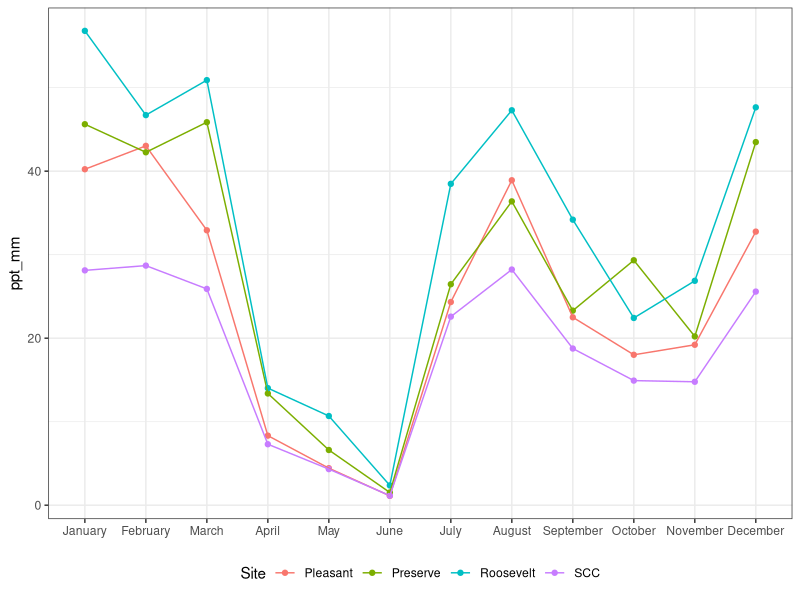
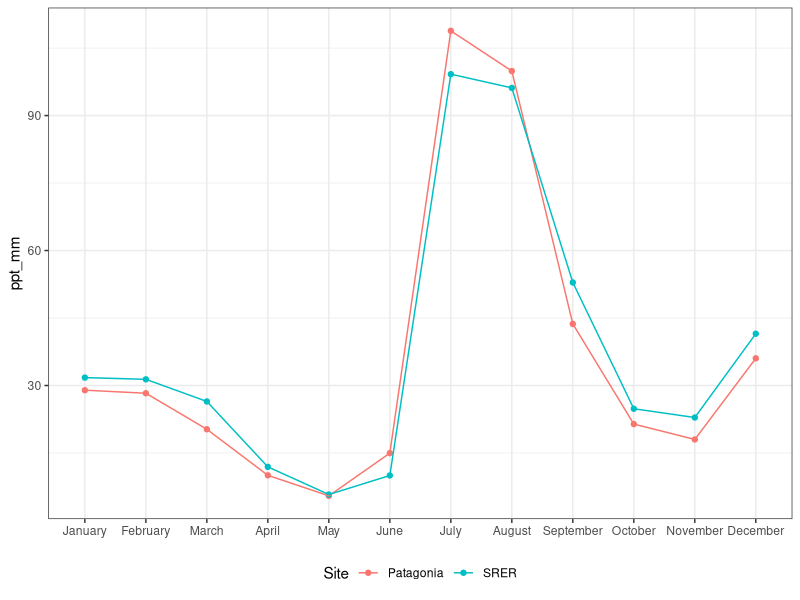
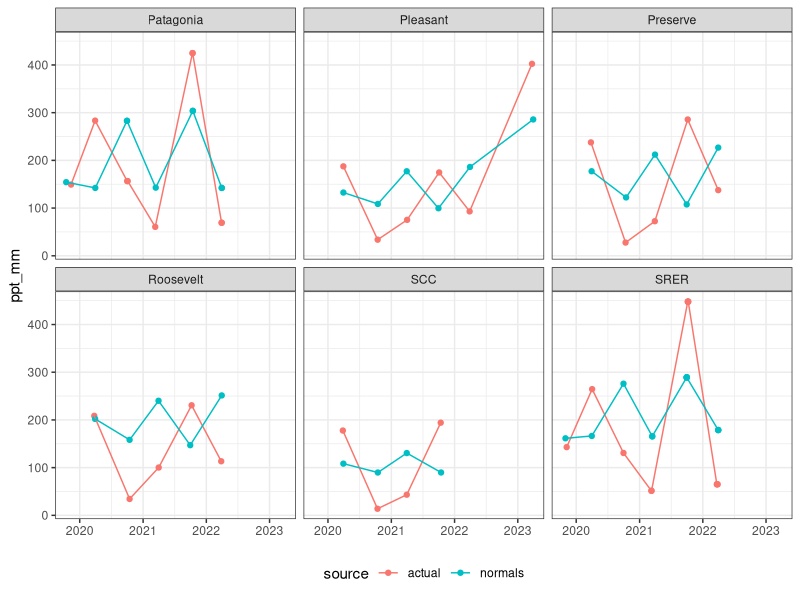
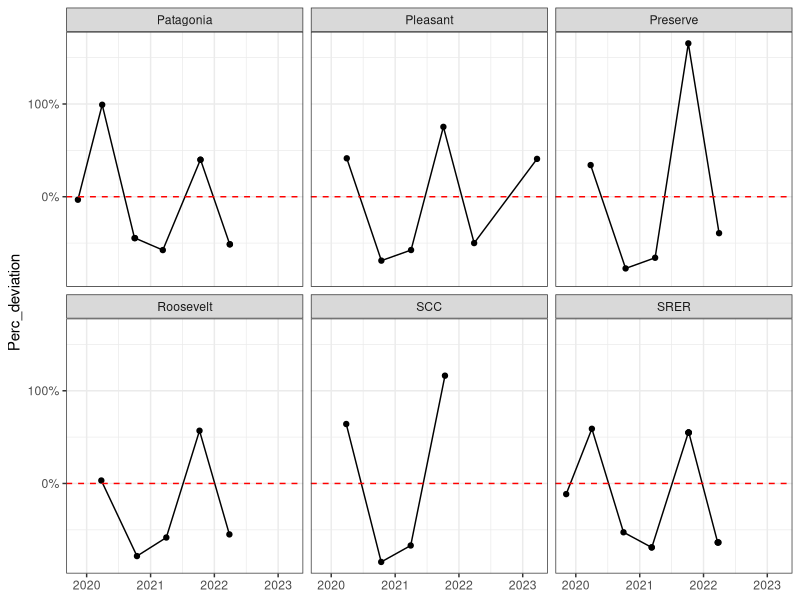
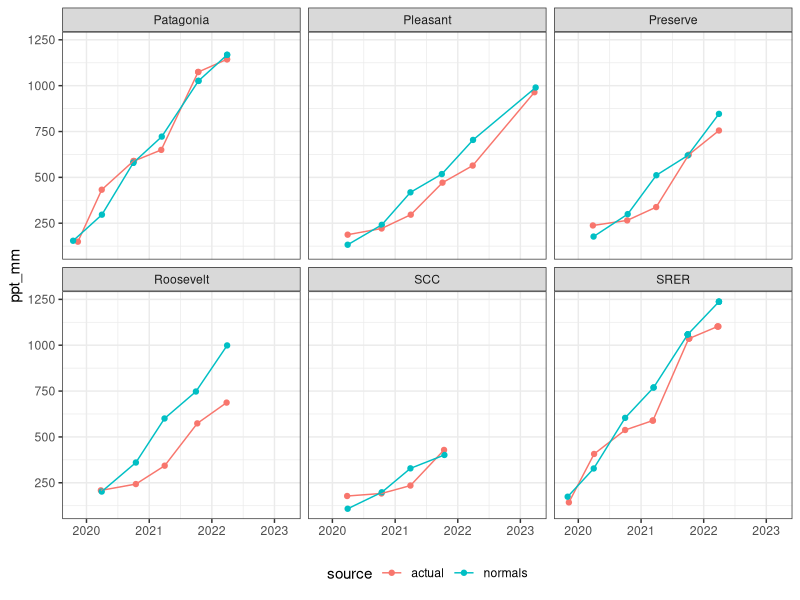
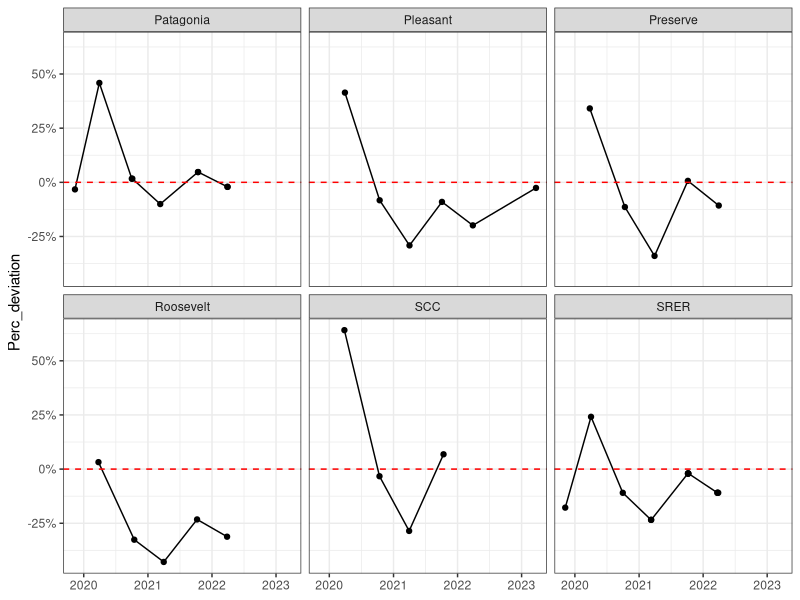

Source code (R) for these figures, in order: (Note: this script raises an error after producing the figures.)
# Created: 2025-01-31
# Last updated: 2025-01-31

# Purpose: Explore precip trends. Compare actual precip values (from PRISM daily values, see 03.1.R)
#   with 30-year normals. Actual precip is recorded as either cumulative precip
#   since seeding, or cumulative precip since the previous monitoring event. Because the time
#   interval between monitoring events and seeding differs by site, and because normals are
#   site- and and month-specific, each site must be dealt with on an individual basis 
#   to determine which normals months should be included for a (roughly equal) comparison.

# Normals must be "rounded" to the start of the month, the end of the month,
#   or mid-month, because normals are reported as annual or monthly. Hence, while the actual 
#   precip experienced is defined to the day, comparable normals are defined to the
#   half month. This also assumes that an even amount of rain falls in the first and
#   second half of the month. See 03.2.xlsx README tab for more explanation.


library(tidyverse)
library(readxl)
library(scales)

# Load data ---------------------------------------------------------------

ppt <- read_csv("Sonoran-data/cleaned/03.1_monitoring-events-with-PRISM-climate-data_clean.csv")
month.normal <- read_csv("Sonoran-data/cleaned/03.1_PRISM-month-normals-all-sites_clean.csv")
daily <- read_csv("Sonoran-data/cleaned/03.1_PRISM-daily-all-sites_clean.csv")
normals.since.raw <- read_xlsx("Sonoran-data/data-wrangling-intermediate/03.2_months-to-include-for-precip-normals-comparison.xlsx",
                               sheet = "since_last")
normals.cum.raw <- read_xlsx("Sonoran-data/data-wrangling-intermediate/03.2_months-to-include-for-precip-normals-comparison.xlsx",
                             sheet = "cum")



# Explore monthly normals -------------------------------------------------

# Order months
month.normal.graph <- month.normal %>% 
  filter(Date != "Annual") %>% 
  mutate(Date = factor(Date, levels = c("January", "February", "March", "April", "May",
                                        "June", "July", "August", "September", "October",
                                        "November", "December")))

# Sonoran Central
#   Bimodal: July-Sept, Dec-March (summer and winter rains roughly equal)
month.normal.graph %>% 
  filter(Region == "Sonoran Central") %>% 
  ggplot(aes(x = Date, y = ppt_mm, color = Site, group = Site)) +
  geom_point() +
  geom_line() +
  xlab(NULL) +
  theme_bw() +
  theme(legend.position = "bottom")

# Sonoran SE
#   Slightly bimodal: most rain July-Sept, some rain Dec-March
month.normal.graph %>% 
  filter(Region == "Sonoran SE") %>% 
  ggplot(aes(x = Date, y = ppt_mm, color = Site, group = Site)) +
  geom_point() +
  geom_line() +
  xlab(NULL) +
  theme_bw() +
  theme(legend.position = "bottom")



# Precip since last monitoring event --------------------------------------

## Since_last data wrangling -----------------------------------------------

# pivot_longer() and convert NAs to 0 (blank cells are 0)
normals.since <- normals.since.raw %>% 
  select(-Seed_month_estimate, -Monitor_month_estimate) %>% 
  pivot_longer(cols = c("Annual", "January", "February", "March", "April", "May",
                        "June", "July", "August", "September", "October",
                        "November", "December"),
               names_to = "Date",
               values_to = "include") 
normals.since$include[is.na(normals.since$include)] <- 0

# Add normals values
normals.since <- normals.since %>% 
  left_join(month.normal) %>% 
  select(-tmin, -tmax, -tmean) 

# Multiply include * ppt_mm for new ppt_mm value
#   "include" column is the amount of times that month/annual should be included
normals.since <- normals.since %>% 
  mutate(ppt_mm = include * ppt_mm) %>% 
  select(-include)

# Sum normals precip
normals.since <- normals.since %>% 
  select(-Date_Seeded, -Date_Monitored) %>% 
  mutate(SiteDateID = as.character(SiteDateID)) %>% 
  group_by(Region, Site, SiteDateID, Seed_estimate, Monitor_estimate) %>% 
  summarise(ppt_mm = sum(ppt_mm),
            .groups = "keep") %>% 
  mutate(SiteDateID = as.numeric(SiteDateID)) 

# Add normals to actual precip values (Since_last_precip from ppt) to graph together
#   Rename normals columns to match and add "source" col to note they are normals
normals.since.bind <- normals.since %>% 
  rename(Date_Seeded = Seed_estimate,
         Date_Monitored = Monitor_estimate) %>% 
  mutate(source = "normals")
since.long <- ppt %>% 
  select(Region, Site, Date_Seeded, Date_Monitored, SiteDateID, Since_last_precip) %>% 
  rename(ppt_mm = Since_last_precip) %>% 
  mutate(source = "actual") %>% 
  bind_rows(normals.since.bind)


# Find percent deviation from normals
since.pd <- ppt %>% 
  select(Region, Site, SiteDateID, Date_Seeded, Date_Monitored, Since_last_precip) %>% 
  left_join(normals.since) %>% 
  mutate(Perc_deviation = (Since_last_precip - ppt_mm) / ppt_mm,
         Deviation_mm = ppt_mm - Since_last_precip)



## Since_last graph --------------------------------------------------------

# All sites
since.long %>% 
  ggplot(aes(x = Date_Monitored, y = ppt_mm, color = source)) +
  geom_point() +
  geom_line() +
  facet_wrap(~Site) +
  xlab(NULL) +
  theme_bw() +
  theme(legend.position = "bottom") 

since.pd %>% 
  ggplot(aes(x = Date_Monitored, y = Perc_deviation)) +
  geom_point() +
  geom_line() +
  facet_wrap(~Site) +
  xlab(NULL) +
  theme_bw() +
  scale_y_continuous(labels = percent) +
  geom_hline(yintercept = 0,
             linetype = "dashed",
             color = "red")




# Cumulative precip since seeding -----------------------------------------

## Cumulative data wrangling -----------------------------------------------

# pivot_longer() and convert NAs to 0 (blank cells are 0)
normals.cum <- normals.cum.raw %>% 
  select(-Seed_month_estimate, -Monitor_month_estimate) %>% 
  pivot_longer(cols = c("Annual", "January", "February", "March", "April", "May",
                        "June", "July", "August", "September", "October",
                        "November", "December"),
               names_to = "Date",
               values_to = "include") 
normals.cum$include[is.na(normals.cum$include)] <- 0

# Add normals values
normals.cum <- normals.cum %>% 
  left_join(month.normal) %>% 
  select(-tmin, -tmax, -tmean) 

# Multiply include * ppt_mm for new ppt_mm value
#   "include" column is the amount of times that month/annual should be included
normals.cum <- normals.cum %>% 
  mutate(ppt_mm = include * ppt_mm) %>% 
  select(-include)

# Sum normals precip
normals.cum <- normals.cum %>% 
  select(-Date_Seeded, -Date_Monitored) %>% 
  mutate(SiteDateID = as.character(SiteDateID)) %>% 
  group_by(Region, Site, SiteDateID, Seed_estimate, Monitor_estimate) %>% 
  summarise(ppt_mm = sum(ppt_mm),
            .groups = "keep") %>% 
  mutate(SiteDateID = as.numeric(SiteDateID)) 

# Add normals to actual precip values (Cum_precip from ppt) to graph together
#   Rename normals columns to match and add "source" col to note they are normals
normals.cum.bind <- normals.cum %>% 
  rename(Date_Seeded = Seed_estimate,
         Date_Monitored = Monitor_estimate) %>% 
  mutate(source = "normals")
cum.long <- ppt %>% 
  select(Region, Site, Date_Seeded, Date_Monitored, SiteDateID, Cum_precip) %>% 
  rename(ppt_mm = Cum_precip) %>% 
  mutate(source = "actual") %>% 
  bind_rows(normals.cum.bind)

# Find percent change (deviation from normals)
cum.pd <- ppt %>% 
  select(Region, Site, SiteDateID, Date_Seeded, Date_Monitored, Cum_precip) %>% 
  left_join(normals.cum) %>% 
  mutate(Perc_deviation = (Cum_precip - ppt_mm) / ppt_mm,
         Deviation_mm = ppt_mm - Cum_precip)



## Cumulative graph --------------------------------------------------------

# All sites
#   Actuals vs normals (mm of precip)
cum.long %>% 
  ggplot(aes(x = Date_Monitored, y = ppt_mm, color = source)) +
  geom_point() +
  geom_line() +
  facet_wrap(~Site) +
  xlab(NULL) +
  theme_bw() +
  theme(legend.position = "bottom") 

#   Percent deviation
cum.pd %>% 
  ggplot(aes(x = Date_Monitored, y = Perc_deviation)) +
  geom_point() +
  geom_line() +
  facet_wrap(~Site) +
  xlab(NULL) +
  theme_bw() +
  scale_y_continuous(labels = percent) +
  geom_hline(yintercept = 0,
             linetype = "dashed",
             color = "red")





# Write to CSV ------------------------------------------------------------

write_csv(since.pd,
          file = "Sonoran-data/cleaned/03.2_since-last-precip_percent-deviation-from-norm_clean.csv")

write_csv(cum.pd,
          file = "Sonoran-data/cleaned/03.2_cumulative-precip_percent-deviation-from-norm_clean.csv")


save.image("Sonoran-RData/03.2_explore-precip-trends.RData")


